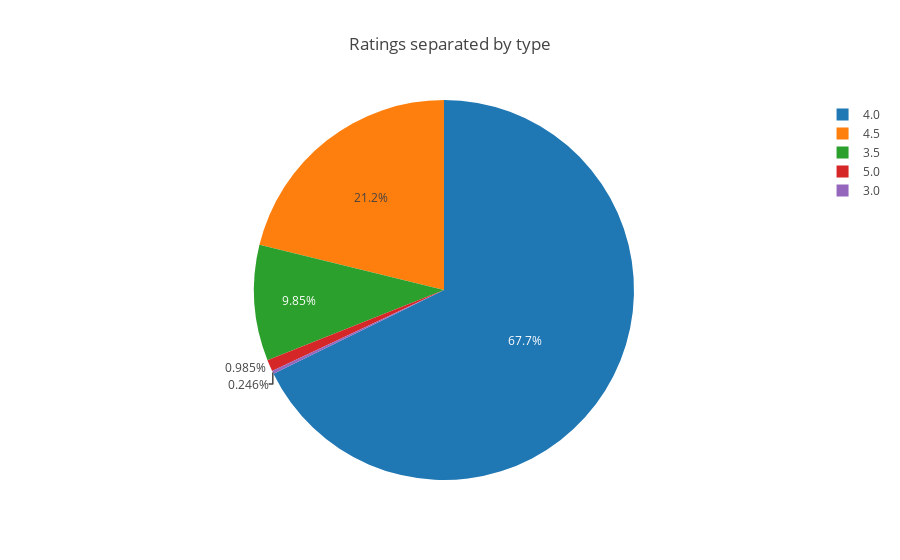

The cell this chart's notebook holds for it:
### Code cell
fig = {
    "data": [
        {
            "values": restaurantrating_numbers,
            "labels": restaurantrating_types,
            "name": "Rating type",
            "hoverinfo":"label+percent+name",
            "type": "pie"
        }
    ],
    "layout": {
        "title": "Ratings separated by type",
    }
}
iplot(fig)

### Figure 1 — Plotly figure (JSON) as saved in the notebook; plotly's stock layout.template omitted (floating-point values rounded to 4 significant figures)
{"data": [{"hoverinfo": "label+percent+name", "labels": ["4.0 ", "4.5 ", "3.5 ", "5.0 ", "3.0 "], "name": "Rating type", "type": "pie", "values": [275, 86, 40, 4, 1]}], "layout": {"title": "Ratings separated by type"}}
